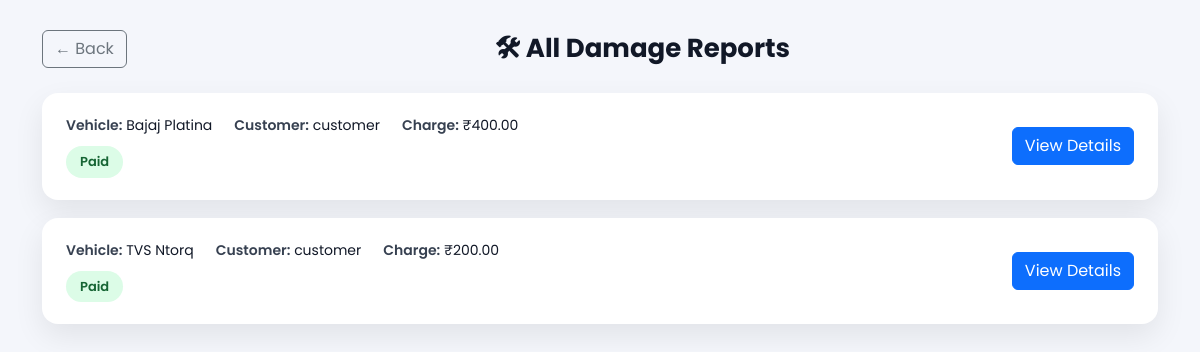
The page /admin_damage-reports/ (signed in) on the database as committed earlier.
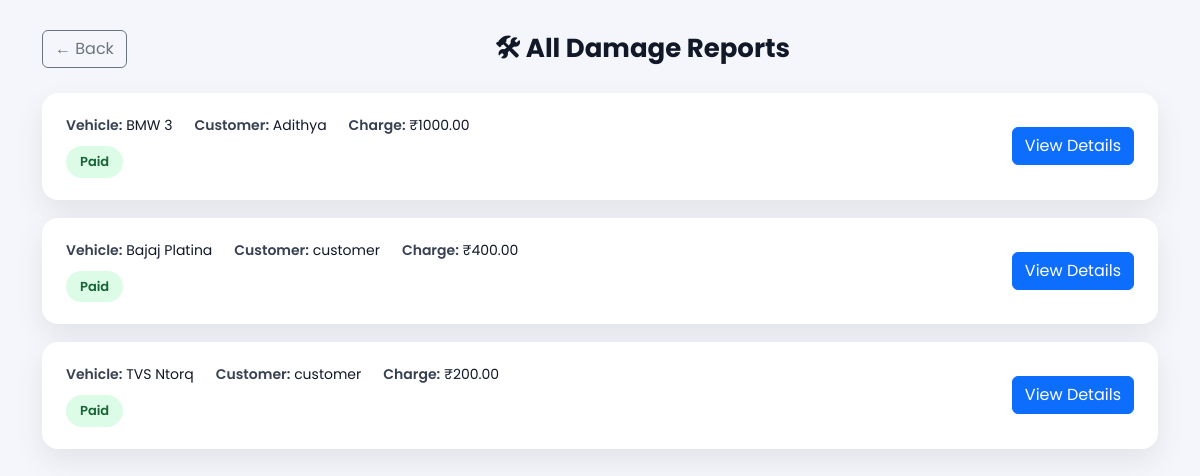
The same page on the database as committed later.
### wheelzy_app/models.py (models this page shows, shortened)
class DamageReport(models.Model):
    booking = models.OneToOneField( Booking,on_delete=models.CASCADE,related_name="damage_report")
    vehicle = models.ForeignKey(Vehicle,on_delete=models.CASCADE,related_name="damage_reports",null=True,blank=True)
    reported_by = models.ForeignKey(User,on_delete=models.CASCADE,related_name="reported_damages")
    description = models.TextField()
    extra_charge = models.DecimalField(max_digits=8,decimal_places=2,default=0)
    is_paid = models.BooleanField(default=False)
    created_at = models.DateTimeField(auto_now_add=True)

class Vehicle(models.Model):
    VEHICLE_TYPES = (
        ("car", "Car"),
        ("bike", "Bike"),
    )
    owner = models.ForeignKey(
        User,
        on_delete=models.CASCADE,
        related_name="vehicles",
        null=True,
        blank=True
    )
    vehicle_name = models.CharField(max_length=255)
    vehicle_type = models.CharField(max_length=25, choices=VEHICLE_TYPES)
    number_plate = models.CharField(max_length=50, unique=True)
    price_per_hour = models.PositiveIntegerField()
    seats = models.PositiveIntegerField(blank=True)
    image = CloudinaryField('vehicle_images', blank=True, null=True)
    is_available = models.BooleanField(default=True)

class Booking(models.Model):
    STATUS_CHOICES = [
        ("payment_pending", "Payment Pending"),
        ("pending", "Pending"),
        ("confirmed", "Confirmed"),
        ("in_use", "In Use"),
        ("returned", "Returned"),
        ("damage_reported", "Damage Reported"),
        ("cancelled", "Cancelled"),
        ("rejected", "Rejected"),
    ]
    user = models.ForeignKey(User, on_delete=models.CASCADE)
    vehicle = models.ForeignKey(Vehicle, on_delete=models.CASCADE)
    start_time = models.DateTimeField()
    end_time = models.DateTimeField()
    total_price = models.PositiveIntegerField(default=0)
    status = models.CharField(max_length=30, choices=STATUS_CHOICES, default="payment_pending")
    is_rent_paid = models.BooleanField(default=False)
    ordered_at = models.DateTimeField(auto_now_add=True)
    razorpay_order_id = models.CharField(max_length=255, blank=True, null=True)
    razorpay_payment_id = models.CharField(max_length=255, blank=True, null=True)
    razorpay_signature = models.CharField(max_length=255, blank=True, null=True)

### wheelzy_app/views.py (the view)
# urls.py: path("admin_damage-reports/",views.admin_damage_report_list,name="admin_damage_report_list"),
@login_required
def admin_damage_report_list(request):
    reports = DamageReport.objects.select_related(
        "vehicle", "booking", "booking__user"
    ).order_by("-created_at")
    return render(
        request,
        "damage_report_list.html",
        {"reports": reports}
    )

### wheelzy_app/templates/damage_report_list.html (shortened to what this page needs)
{% load static %}
<!DOCTYPE html>
<html lang="en">
<head>
    <link href="https://cdn.jsdelivr.net/npm/bootstrap@5.3.2/dist/css/bootstrap.min.css" rel="stylesheet">
</head>
<body>
<div class="container">
    <div class="page-header">
        <a href="{% url 'admin_dashboard' %}" class="btn btn-outline-secondary">
            ← Back
        </a>
        <h2>🛠 All Damage Reports</h2>
    </div>
    {% for report in reports %}
    <div class="report-card">
        <div class="report-info">
            <div class="info-row">
                <div>
                    <span class="label">Vehicle:</span>
                    {{ report.vehicle.vehicle_name }}
                </div>
                <div>
                    <span class="label">Customer:</span>
                    {{ report.booking.user.username }}
                </div>
                <div>
                    <span class="label">Charge:</span>
                    ₹{{ report.extra_charge }}
                </div>
            </div>
            <span class="status {% if report.is_paid %}paid{% else %}unpaid{% endif %}">
                {% if report.is_paid %}Paid{% else %}Unpaid{% endif %}
            </span>
        </div>
        <div>
            <a href="{% url 'admin_damage_report_detail' report.id %}"
               class="btn btn-primary">
                View Details
            </a>
        </div>
    </div>
    {% empty %}
        <div class="empty">
            No damage reports found.
        </div>
    {% endfor %}
</div>
</body>
</html>

Rows that differ between the two databases and show on the page:
added DamageReport: vehicle.vehicle_name "BMW 3", booking.user.username "Adithya", extra_charge "1000.00", is_paid "Paid"
